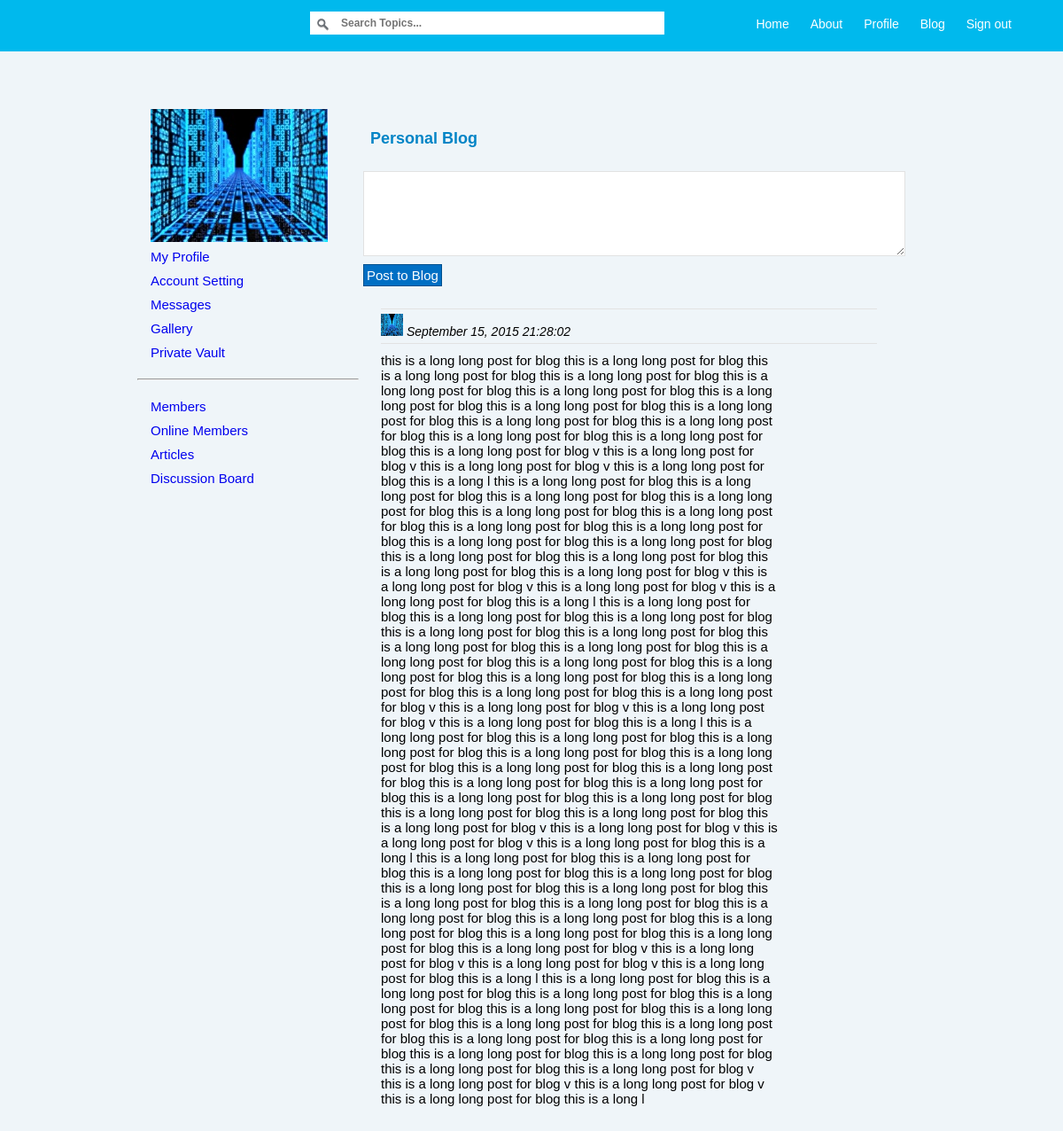
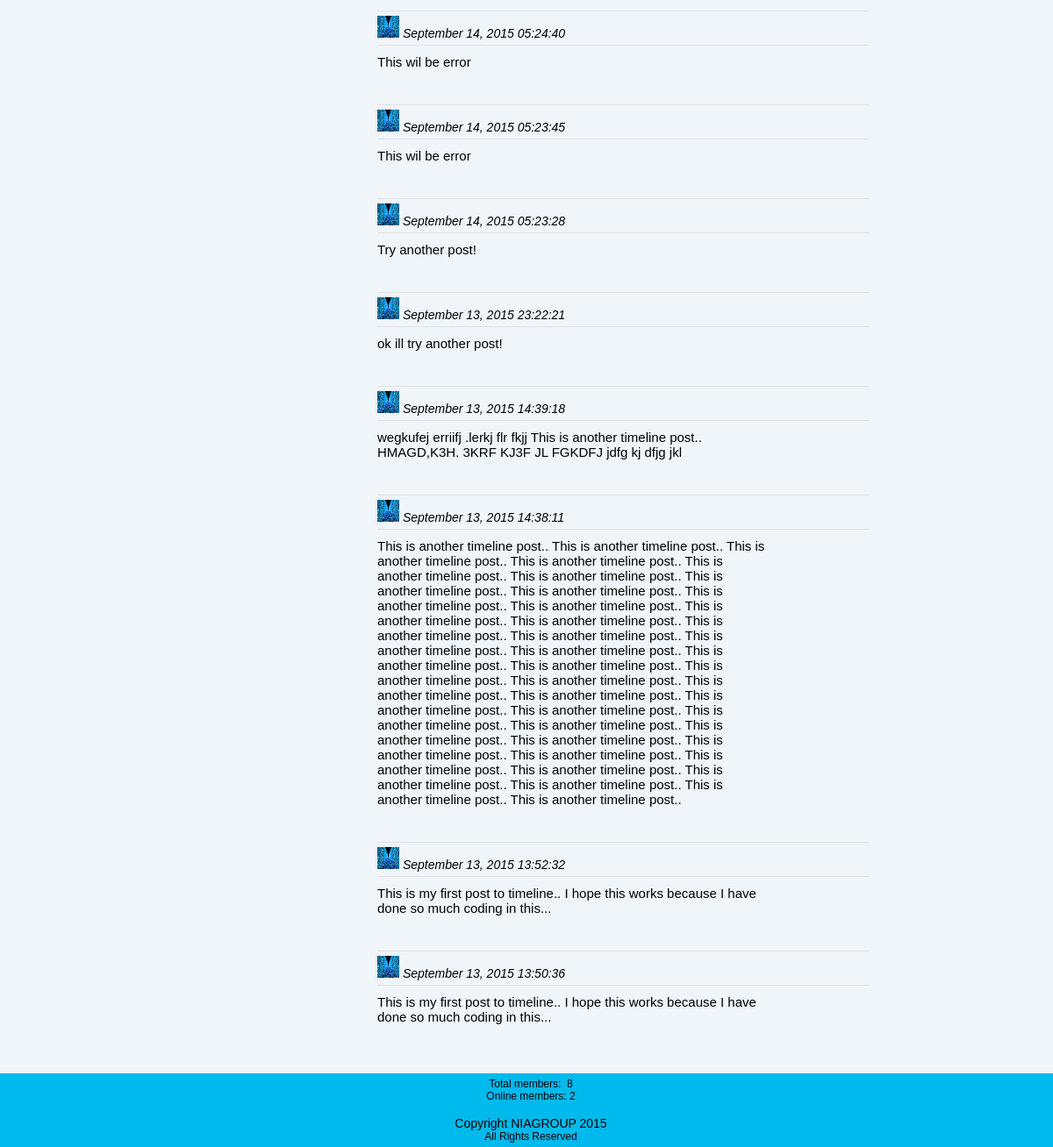
The app's page /blog.php (signed in) with its own data (2 pictures, top to bottom).
### tables this page shows
CREATE TABLE IF NOT EXISTS `timeline` (
  `timeline_id` int(11) NOT NULL AUTO_INCREMENT,
  `poster` int(11) NOT NULL,
  `post` longtext NOT NULL,
  `post_date` datetime NOT NULL,
  PRIMARY KEY (`timeline_id`),
  KEY `poster` (`poster`)
);

### blog.php (the view, shortened to what this page needs)
<?php
	include( 'inc/header.inc.php' );
	if(!isset($_SESSION['uname_log'])){
		header("location: index.php");
	}else{
		$poster = $_SESSION['uname_log'];
		if(isset($_POST['blog_owner'])){
			$blog_owner = $_POST['blog_owner'];
		}else{
			$blog_owner = $poster;
		}
		$poster_id = implode(mysqli_fetch_assoc($mysqli->query("SELECT id FROM users WHERE username='$blog_owner'")));
		$poster_avatar = implode(mysqli_fetch_assoc($mysqli->query("SELECT avatar FROM users WHERE username='$blog_owner'")));
	?>
	<div style="width: 900px; margin: 0px auto 0px auto;">
		<div class="homeNav">
			<?php include( 'inc/main_left_nav.php' ); ?>
		</div>
		<div class="homeMainContent">
			<div id="homeMainContentBox">
				<h2>Personal Blog</h2>
				<?php
					if($poster == $blog_owner){
						?>
						<div id="homeMainContentBox">
							<form action="blog.php" method="POST">
								<textarea name="timeline_post" class="timeline_input" rows="6" onkeyup="checkMax(this, 10000)"></textarea>
								<input type="submit" name="submit_timeline" value="Post to Blog">
							</form>
						</div>
						<?php
					}
				?>
				<?php
					$sql_timeline = "SELECT * FROM timeline WHERE poster='$poster_id' ORDER BY timelinE_id DESC";
					if(!$result_timeline = $mysqli->query($sql_timeline)){
						echo "Error in query!\n";
					}else{
						if($result_timeline->num_rows == 0){
							echo "There is no item yet on the blog.";
						}else{
							while($row_timeline = $result_timeline->fetch_assoc()){
								$post_content = $row_timeline['post'];
								$post_date = $row_timeline['post_date'];
								$post_date = date('F d, Y H:i:s', strtotime($post_date));
								echo '
									<div class="timeline_content">
										<div class="timeline_header">
											<a href="' . $poster . '"><img src="'. $poster_avatar .'" width="25" height="25" /></a>
											'. $post_date .'
										</div>
										<div class="timeline_body">
											'. $post_content .'
										</div>
									</div>
								';
							}
						}
					}
				?>
			</div>
		</div>
	</div>
	<?php
	}
	include( 'inc/footer.inc.php' );
?>

### inc/header.inc.php (shortened to what this page needs)
<?php
	include( 'connect.inc.php' );
	include( 'func.php' );
?>
<!doctype html>
<html>
	<head>
		<link rel="stylesheet" type="text/css" href="css/style.css" />
	</head>
	<body>
		<div class="headerMenu">
			<div id="wrapper">
				<div class="search_box">
					<form action="search_topic.php" method="POST" id="search">
						<input type="text" name="q" size="60" placeholder="Search Topics..." />
					</form>
				</div>
				<div id="menu">
					<a href="index.php">Home</a>
					<a href="about.php">About</a>
					<?php
						if(!isset($_SESSION['uname_log'])){
							echo '
							<a href="index.php">Sign up</a>
							<a href="index.php">Sign in</a>';
						}else{
							echo '
							<a href="'.$_SESSION['uname_log'].'">Profile</a>
							<a href="blog.php">Blog</a>
							<a href="logout.php">Sign out</a>';
						}
					?>
				</div>
			</div>
		</div>

### inc/main_left_nav.php
<?php
	$existing_avatar = implode(mysqli_fetch_assoc($mysqli->query("SELECT avatar FROM users WHERE username='$poster' LIMIT 1")));
?>
<div id="avatar">
	<a href="<?php echo $poster; ?>">
		<img src="<?php echo $existing_avatar; ?>" alt="profile_pic" >
	</a>
</div>
<div id="homeNavLink">
	<a href="<?php echo $poster; ?>">My Profile</a>
</div>
<div id="homeNavLink">
	<a href="account_setting.php">Account Setting</a>
</div>
<div id="homeNavLink">
	<a href="messages.php">Messages<?php getUnreadMessages($poster); ?></a>
</div>
<div id="homeNavLink">
	<a href="gallery.php?gallery_owner=<?php echo $poster; ?>">Gallery</a>
</div>
<div id="homeNavLink">
	<a href="private_vault.php">Private Vault</a>
</div>
<br>
<hr>
<br>
<div id="homeNavLink">
	<a href="members.php">Members</a>
</div>
<div id="homeNavLink">
	<a href="online_members.php">Online Members</a>
</div>
<div id="homeNavLink">
	<a href="articles.php">Articles</a>
</div>
<div id="homeNavLink">
	<a href="forum.php">Discussion Board</a>
</div>
<br>

### inc/footer.inc.php (shortened to what this page needs)
	<div class="footer">
		<div class="total_members">
			Total members:&nbsp;<?php getTotalMembers(); ?>
			<br>
			<?php onlineMembersCount(); ?>
		</div>
		<br>
		Copyright NIAGROUP 2015
		<div class="total_members">All Rights Reserved</div>
	</div>
	</body>
</html>

### inc/func.php (shortened to what this page needs)
<?php
	function onlineMembersCount(){
		include( 'connect.inc.php' );
		$sql = "SELECT * FROM users_log WHERE status='1'";
		if($result = $mysqli->query($sql)){
			$row_count = mysqli_num_rows($result);
			echo "Online members: " . $row_count ;
		}else{
			echo $mysqli->error;
		}
	}
	function getTotalMembers(){
		include( 'connect.inc.php' );
		$err_msg = "";
		$sql_users = "SELECT * FROM users";
		if($result_users = $mysqli->query($sql_users)){
			$total = $result_users->num_rows;
			$err_msg = $total;
		}else{
			$err_msg = $mysqli->error;
		}
		echo $err_msg;
	}
					?>

### css/style.css (style rules this page uses)
* { font-family: Arial, Helvetica, Sans-serif; margin: 0px; padding: 0px; font-size: 14px; background-color: #eff5f9; text-decoration: none; }
.headerMenu { background-image: url(../img/menu_bg.png); background-color: #00b9ED; height: 58px; border-bottom: 0px; padding-left: auto; padding-right: auto; width: 100%; }
#wrapper { background-image: url(../img/menu_bg.png); margin-left: auto; margin-right: auto; width: 800px; height: auto; border-left: 1px solid #DCESEE; border-right: 1px solid #DCESEE; padding-left: 10px; padding-right: 10px; padding-top: 0px; padding-bottom: 0px; }
.search_box { background-image: url(../img/menu_bg.png); position: absolute; top: 13px; margin-left: 150px; }
#search input[type="text"] { background-image: url(../img/search-icon.png); background-repeat: no-repeat; background-position: 7px 7px; margin: 0px; outline: none; border: 0 none; font: bold 12px Arial, Helvetica, Sans-serif; width: 350px; padding: 6px 15px 6px 35px; }
@media screen and (max-width: 1280px) { #menu { background-image: url(../img/menu_bg.png); position: absolute; top: 0px; right: 0px; height: 37px; padding-top: 19px; margin-right: 4%; } }
#menu a { color: #FFFFFF; background-image: url(../img/menu_bg.png); text-decoration: none; font-size: 14px; padding-top: 19px; padding-bottom: 22px; padding-left: 10px; padding-right: 10px; }
h2 { font-family: Arial, Helvetica, Sans-serif; font-size: 18px; padding: 8px; color: #0084c6; }
input[type="text"] { background-color: #FFFFFF; border: 1px solid #E2E2E2; font-size: 15px; padding: 5px; margin-top: 3px; margin-bottom: 3px; outline: none; }
input[type="submit"] { background-color: #006FC4; border: 1px solid #00508D; font-size: 15px; padding: 3px; margin-top: 3px; color: #FFFFFF; border-radius: 0px; }
.homeNav { width: 250px; padding-right: 5px; padding-top: 5px; padding-bottom: 5px; padding-left: 5px; float: left; margin-top: 60px; margin-bottom: 100px; }
#avatar { padding-left: 5px; margin-left: 10px; }
#homeNavLink { padding-top: 5px; padding-bottom: 5px; padding-left: 5px; padding-right: 5px; margin-right: 10px; margin-left: 10px; }
#homeNavLink a { font-size: 15px; font-weight: 500; text-decoration: none; background-color: transparent; }
.homeMainContent { width: 600px; padding-right: 0px; padding-top: 5px; padding-bottom: 5px; padding-left: 0px; float: left; margin-top: 60px; margin-bottom: 100px; }
#homeMainContentBox { padding-top: 5px; padding-bottom: 5px; margin-top: 10px; }
.timeline_input { background-color: #FFFFFF; border: 1px solid #E2E2E2; font-size: 15px; padding: 5px; margin-top: 3px; margin-bottom: 3px; outline: none; width: 100%; font-size: 12px; }
.timeline_content { margin: 10px; padding: 10px; }
.timeline_header { font-size: 14px; font-style: italic; border-top: 1px solid #E2E2E2; border-bottom: 1px solid #E2E2E2; padding-top: 5px; padding-bottom: 5px; }
.timeline_body { font-size: 15px; padding-top: 10px; padding-bottom: 10px; width: 80%; left: 10%; overflow: auto; max-width: 80%; }
.footer { background-color: #00B9ED; position: fixed; bottom: 0px; width: 100%; padding: 5px; text-align: center; }
.total_members { background-color: transparent; font-size: 12px; }

### records on screen
timeline: post_date "September 15, 2015 21:28:02", post "this is a long long post for blog this is a long long post for blog this is a long long post for blog this is a long long post for blog this is a long long post for blog this is a long long post for blog this is a long long post for blog this is a long long post for blog this is a long long post for blog this is a long long post for blog this is a long long post for blog this is a long long post for blog this is a long long post for blog this is a long long post for blog v this is a long long post for blog v this is a long long post for blog v this is a long long post for blog this is a long l this is a long long post for blog this is a long long post for blog this is a long long post for…"
timeline: post_date "September 14, 2015 05:24:40", post "This wil be error"
timeline: post_date "September 14, 2015 05:23:45", post "This wil be error"
timeline: post_date "September 14, 2015 05:23:28", post "Try another post!"
timeline: post_date "September 13, 2015 23:22:21", post "ok ill try another post!"
timeline: post_date "September 13, 2015 14:39:18", post "wegkufej erriifj .lerkj flr fkjj This is another timeline post.. HMAGD,K3H. 3KRF KJ3F JL FGKDFJ jdfg kj dfjg jkl"
timeline: post_date "September 13, 2015 14:38:11", post "This is another timeline post.. This is another timeline post.. This is another timeline post.. This is another timeline post.. This is another timeline post.. This is another timeline post.. This is another timeline post.. This is another timeline post.. This is another timeline post.. This is another timeline post.. This is another timeline post.. This is another timeline post.. This is another timeline post.. This is another timeline post.. This is another timeline post.. This is another timeline post.. This is another timeline post.. This is another timeline post.. This is another timeline post.. This is another timeline post.. This is another timeline post.. This is another timeline…"
timeline: post_date "September 13, 2015 13:52:32", post "This is my first post to timeline.. I hope this works because I have done so much coding in this..."
timeline: post_date "September 13, 2015 13:50:36", post "This is my first post to timeline.. I hope this works because I have done so much coding in this..."

### other values on screen
$err_msg "8"
$row_count "2"
